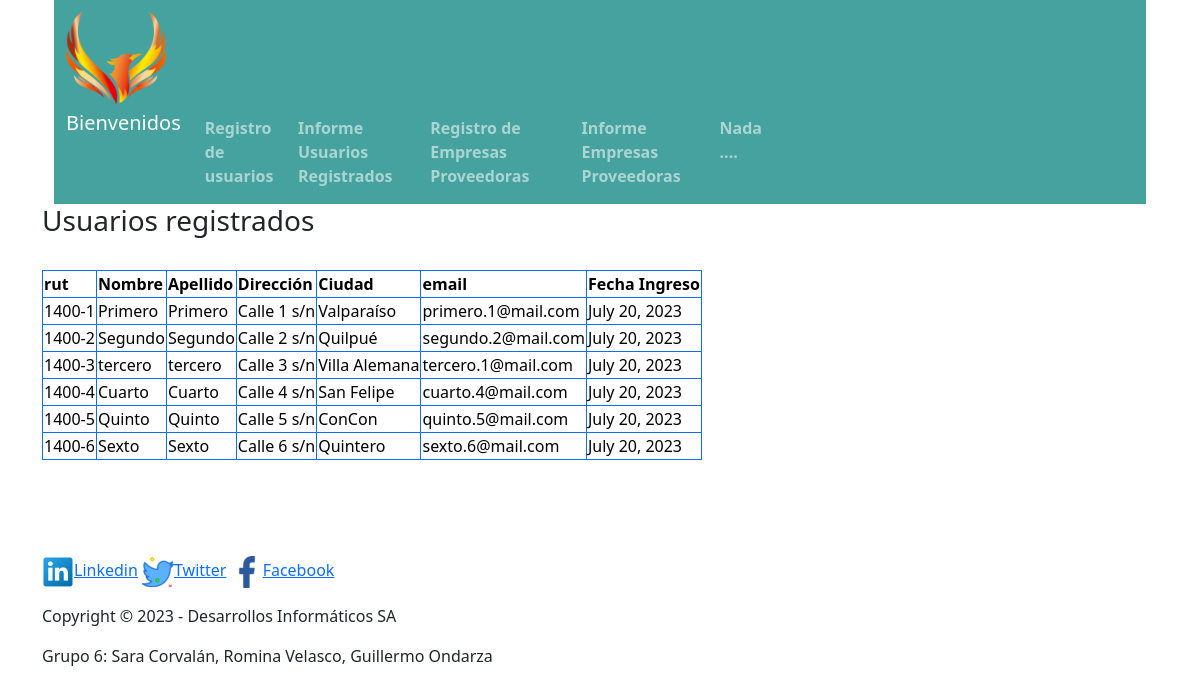
Screenshot of /salida/ with the database file from the repository.
### aplicacion_2/models.py (models this page shows, shortened)
class registroUsuarios(models.Model):
    rut = models.CharField(max_length=10, unique=True)
    nombre = models.CharField(max_length=20)
    apellido = models.CharField(max_length=20)
    direccion = models.CharField(max_length=50)
    ciudad = models.CharField(max_length=20)
    email = models.EmailField(max_length=40)
    password = models.CharField(max_length=8)
    creacion = models.DateField(auto_now_add=True)

### aplicacion_2/views.py (the view)
# urls.py: path('salida/', informeUsuarios, name = 'salida'),
def informeUsuarios(request):
    usuarios = registroUsuarios.objects.all()
    return render(request, 'salida.html', {'usuarios': usuarios})

### aplicacion_2/templates/salida.html (shortened to what this page needs)
{% load static %}
<!DOCTYPE html>
<html lang="en">
  <head>
    <link href="https://cdn.jsdelivr.net/npm/bootstrap@5.3.0-alpha3/dist/css/bootstrap.min.css" rel="stylesheet">
    <link rel="stylesheet" href="{% static 'assets/estilos/estilos.css' %}" />
  </head>
  <body >
      <header class="container">
        <div class="container-fluid">
            <nav class="navbar navbar-dark navbar-expand-lg " style="background-color: #45A29E ;">
                <div class="container-fluid">
                    <div class="row">
                        <div class="col-md-8">
                            <a class="navbar-brand" href="#">
                                <img src="{% static 'assets/imagenes/logofenix.png' %}" alt="" width="100px" height="100px">
                            </a>
                            <div class="collapse navbar-collapse" id="navbarNavDropdown">
                                    <ul class="navbar-nav">
                                        <li class="nav-item">
                                            <a class="navbar-brand" href="{% url 'index' %}">Bienvenidos</a>
                                        </li>
                                        <li class="nav-item">
                                            <a class="nav-link" href="{% url 'registro' %}" target="_blank"><strong>Registro de usuarios</strong></a>
                                        </li>
                                        <li class="nav-item">
                                            <a class="nav-link" href="{% url 'salida' %}" target="_blank"><strong>Informe Usuarios Registrados</strong></a></li>
                                        <li class="nav-item">
                                            <a class="nav-link" href="{% url 'registro_empresa' %}" target="_blank"><strong>Registro de Empresas Proveedoras</strong></a>
                                        </li>
                                        <li class="nav-item">
                                            <a class="nav-link" href="{% url 'salida_empresas' %}" target="_blank"><strong>Informe Empresas Proveedoras</strong></a></li>
                                        <li class="nav-item">
                                            <a class="nav-link" href="#" target="_blank"><strong>Nada ....</strong></a></li>
                                    </ul>
                            </div>
                        </div>
                      </div>
                    </div>
                </div>
      </header>
    <div class="container">
      <h3>Usuarios registrados</h3>
      <br>
        <table class="table-secondary table-bordered border-primary">
            <thead>
              <tr>
                <th scope="col">rut</th>
                <th scope="col">Nombre</th>
                <th scope="col">Apellido</th>
                <th scope="col">Dirección</th>
                <th scope="col">Ciudad</th>
                <th scope="col">email</th>
                <th scope="col">Fecha Ingreso</th>
              </tr>
            </thead>
            <tbody class="usuarios">
            {% for p in usuarios %}
              <tr>
                <td>{{p.rut}}</td>
                <td>{{p.nombre}}</td>
                <td>{{p.apellido}}</td>
                <td>{{p.direccion}}</td>
                <td>{{p.ciudad}}</td>
                <td>{{p.email}}</td>
                <td>{{p.creacion}}</td>
              </tr>
            {% endfor %}
            </tbody>
        </table>
    </div>
  </body>
  <br><br><br><br>
  <div class="container">
  <footer >
    <div>
      <p id="pie">
        <a href="https://www.linkedin.com/sharing/share-offsite/?url=[url]"><img id="pie-img" src="{% static 'assets/imagenes/linkedin_socialnetwork_17441.png' %}" alt="Linkedin">Linkedin</a>
        <a href="https://twitter.com/intent/tweet?text=[text]&url=[url]&hashtags=[hashtag]"><img id="pie-img" src="{% static 'assets/imagenes/twiter.png' %}" alt="Twitter">Twitter</a>
        <a href="https://www.facebook.com/sharer/sharer.php?u=https://espai.es"><img id="pie-img" src="{% static 'assets/imagenes/facebook_logo_icon_229298.png' %}" alt="Facebook">Facebook</a>
      </p>
      <p>Copyright &copy; 2023 - Desarrollos Informáticos SA</p>
       <p>Grupo 6: Sara Corvalán, Romina Velasco, Guillermo Ondarza</p>
    </div>
  </footer>
</div>
</html>

### aplicacion_2/static/assets/estilos/estilos.css (style rules this page uses)
body { margin: 0; padding: 0; background-image: url(); background-size: auto; }

### rows the page displays
registroUsuarios: rut "1400-1", nombre "Primero", apellido "Primero", direccion "Calle 1 s/n", ciudad "Valparaíso", email "primero.1@mail.com", creacion "July 20, 2023"
registroUsuarios: rut "1400-2", nombre "Segundo", apellido "Segundo", direccion "Calle 2 s/n", ciudad "Quilpué", email "segundo.2@mail.com", creacion "July 20, 2023"
registroUsuarios: rut "1400-3", nombre "tercero", apellido "tercero", direccion "Calle 3 s/n", ciudad "Villa Alemana", email "tercero.1@mail.com", creacion "July 20, 2023"
registroUsuarios: rut "1400-4", nombre "Cuarto", apellido "Cuarto", direccion "Calle 4 s/n", ciudad "San Felipe", email "cuarto.4@mail.com", creacion "July 20, 2023"
registroUsuarios: rut "1400-5", nombre "Quinto", apellido "Quinto", direccion "Calle 5 s/n", ciudad "ConCon", email "quinto.5@mail.com", creacion "July 20, 2023"
registroUsuarios: rut "1400-6", nombre "Sexto", apellido "Sexto", direccion "Calle 6 s/n", ciudad "Quintero", email "sexto.6@mail.com", creacion "July 20, 2023"
